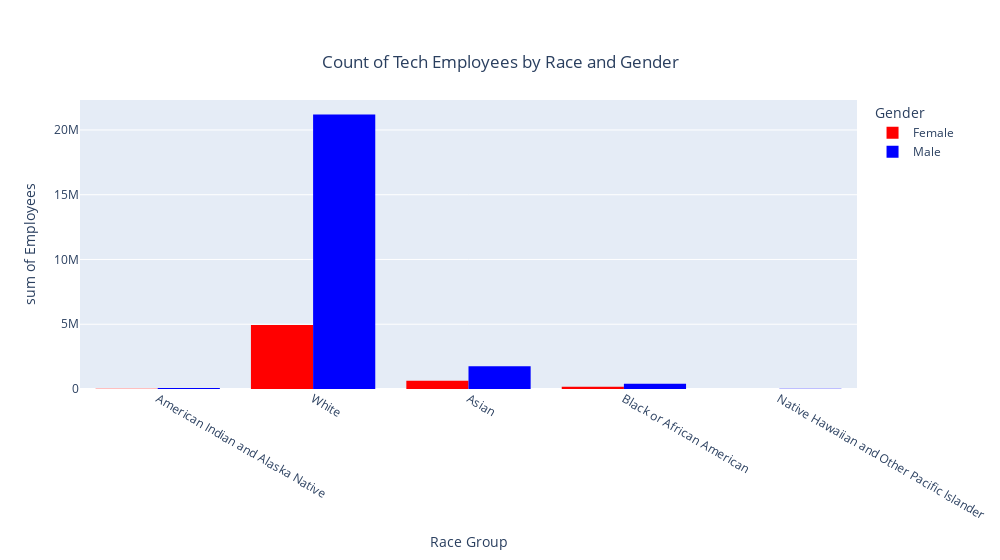

Notebook cell for this chart:
### Code cell
comp_summary_tech_df['EMP'] = comp_summary_tech_df['EMP'].astype(int)

fig = px.histogram(comp_summary_tech_df, color='SEX_LABEL', x='RACE_GROUP_LABEL', y='EMP', barmode='group', title='Count of Tech Employees by Race and Gender', labels={'SEX_LABEL':'Gender', 'RACE_GROUP_LABEL':'Race Group', 'EMP':'Employees'}, color_discrete_map={'Male': 'blue','Female': 'red'})
fig.update_layout(
    title={        
        'y':0.9,
        'x':0.5,
        'xanchor': 'center',
        'yanchor': 'top'},
    width = 1000)
fig.show()

### Figure 1 — Plotly figure (JSON) as saved in the notebook; plotly's stock layout.template omitted (floating-point values rounded to 4 significant figures; data arrays with more than 128 entries replaced by an {"elided": "..."} marker saying what was removed)
{"data": [{"alignmentgroup": "True", "bingroup": "x", "histfunc": "sum", "hovertemplate": "Gender=Female<br>Race Group=%{x}<br>sum of Employees=%{y}<extra></extra>", "legendgroup": "Female", "marker": {"color": "red", "pattern": {"shape": ""}}, "name": "Female", "offsetgroup": "Female", "orientation": "v", "showlegend": true, "type": "histogram", "x": {"elided": "144 str values"}, "xaxis": "x", "y": {"elided": "144 int values"}, "yaxis": "y"}, {"alignmentgroup": "True", "bingroup": "x", "histfunc": "sum", "hovertemplate": "Gender=Male<br>Race Group=%{x}<br>sum of Employees=%{y}<extra></extra>", "legendgroup": "Male", "marker": {"color": "blue", "pattern": {"shape": ""}}, "name": "Male", "offsetgroup": "Male", "orientation": "v", "showlegend": true, "type": "histogram", "x": {"elided": "150 str values"}, "xaxis": "x", "y": {"elided": "150 int values"}, "yaxis": "y"}], "layout": {"barmode": "group", "legend": {"title": {"text": "Gender"}, "tracegroupgap": 0}, "title": {"text": "Count of Tech Employees by Race and Gender", "x": 0.5, "xanchor": "center", "y": 0.9, "yanchor": "top"}, "width": 1000, "xaxis": {"anchor": "y", "domain": [0, 1], "title": {"text": "Race Group"}}, "yaxis": {"anchor": "x", "domain": [0, 1], "title": {"text": "sum of Employees"}}}}
